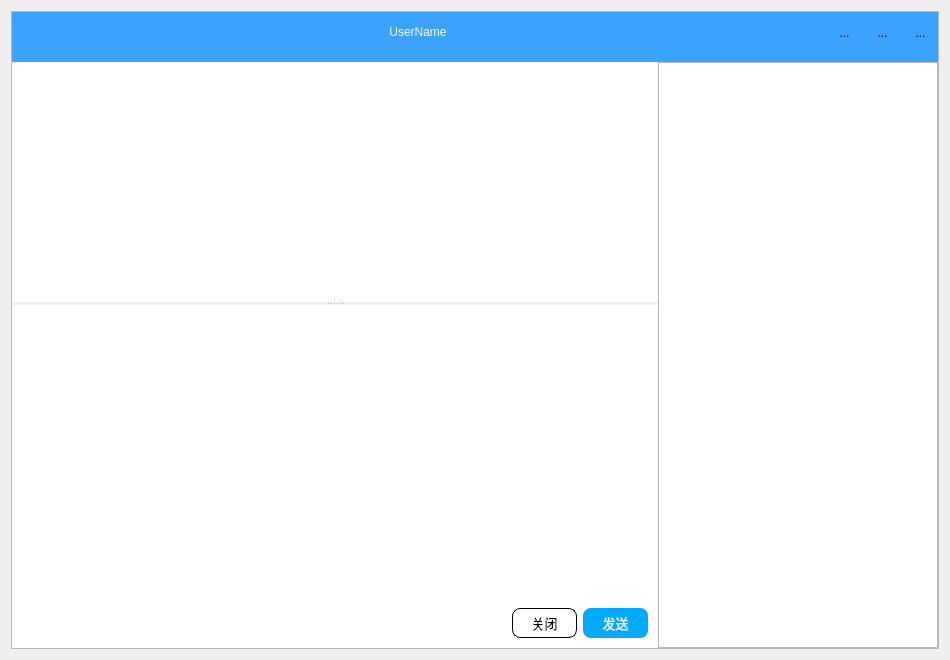
<?xml version="1.0" encoding="UTF-8"?>
<ui version="4.0">
 <class>ChatWindow</class>
 <widget class="QWidget" name="ChatWindow">
  <property name="geometry">
   <rect>
    <x>0</x>
    <y>0</y>
    <width>950</width>
    <height>660</height>
   </rect>
  </property>
  <property name="minimumSize">
   <size>
    <width>950</width>
    <height>660</height>
   </size>
  </property>
  <property name="mouseTracking">
   <bool>false</bool>
  </property>
  <property name="windowTitle">
   <string>Form</string>
  </property>
  <property name="styleSheet">
   <string notr="true">QToolButton:hover
{
	background-color:rgb(200, 200, 200);
}
QToolButton:pressed
{
	background-color:rgb(220,220,220);
}
</string>
  </property>
  <layout class="QVBoxLayout" name="verticalLayout_5">
   <item>
    <widget class="QFrame" name="frame">
     <property name="mouseTracking">
      <bool>false</bool>
     </property>
     <property name="frameShape">
      <enum>QFrame::StyledPanel</enum>
     </property>
     <property name="frameShadow">
      <enum>QFrame::Raised</enum>
     </property>
     <layout class="QVBoxLayout" name="verticalLayout_4">
      <property name="spacing">
       <number>0</number>
      </property>
      <property name="leftMargin">
       <number>0</number>
      </property>
      <property name="topMargin">
       <number>0</number>
      </property>
      <property name="rightMargin">
       <number>0</number>
      </property>
      <property name="bottomMargin">
       <number>0</number>
      </property>
      <item>
       <layout class="QVBoxLayout" name="verticalLayout">
        <property name="spacing">
         <number>0</number>
        </property>
        <item>
         <widget class="QWidget" name="widget_3" native="true">
          <property name="minimumSize">
           <size>
            <width>0</width>
            <height>50</height>
           </size>
          </property>
          <property name="maximumSize">
           <size>
            <width>16777215</width>
            <height>50</height>
           </size>
          </property>
          <property name="styleSheet">
           <string notr="true">QWidget
{
	background-color:rgb(59,163,254);
}</string>
          </property>
          <layout class="QHBoxLayout" name="horizontalLayout">
           <property name="spacing">
            <number>3</number>
           </property>
           <property name="leftMargin">
            <number>0</number>
           </property>
           <property name="topMargin">
            <number>0</number>
           </property>
           <property name="rightMargin">
            <number>0</number>
           </property>
           <property name="bottomMargin">
            <number>9</number>
           </property>
           <item>
            <spacer name="horizontalSpacer">
             <property name="orientation">
              <enum>Qt::Horizontal</enum>
             </property>
             <property name="sizeHint" stdset="0">
              <size>
               <width>188</width>
               <height>20</height>
              </size>
             </property>
            </spacer>
           </item>
           <item>
            <widget class="QPushButton" name="FriName">
             <property name="cursor">
              <cursorShape>PointingHandCursor</cursorShape>
             </property>
             <property name="styleSheet">
              <string notr="true">QPushButton
{
	color:white;
	border-style:none;
	background-color:transparent;
}
QPushButton:hover
{
	color:white;
	text-decoration:underline;
	border-style:none;
	background-color:transparent;
}</string>
             </property>
             <property name="text">
              <string>UserName</string>
             </property>
            </widget>
           </item>
           <item>
            <spacer name="horizontalSpacer_2">
             <property name="orientation">
              <enum>Qt::Horizontal</enum>
             </property>
             <property name="sizeHint" stdset="0">
              <size>
               <width>187</width>
               <height>20</height>
              </size>
             </property>
            </spacer>
           </item>
           <item>
            <widget class="QToolButton" name="MiniBtn">
             <property name="minimumSize">
              <size>
               <width>35</width>
               <height>35</height>
              </size>
             </property>
             <property name="maximumSize">
              <size>
               <width>35</width>
               <height>35</height>
              </size>
             </property>
             <property name="focusPolicy">
              <enum>Qt::ClickFocus</enum>
             </property>
             <property name="toolTip">
              <string>最小化</string>
             </property>
             <property name="toolTipDuration">
              <number>-1</number>
             </property>
             <property name="styleSheet">
              <string notr="true">QToolButton:hover
{
	background-color:rgba(200, 200, 200,85);
}
QToolButton:pressed
{
	background-color:rgba(220,220,220,85);
}
</string>
             </property>
             <property name="text">
              <string>...</string>
             </property>
             <property name="icon">
              <iconset resource="lib.qrc">
               <normaloff>:/lib/zuixiaohua.png</normaloff>:/lib/zuixiaohua.png</iconset>
             </property>
             <property name="autoRaise">
              <bool>true</bool>
             </property>
            </widget>
           </item>
           <item>
            <widget class="QToolButton" name="BigBtn">
             <property name="minimumSize">
              <size>
               <width>35</width>
               <height>35</height>
              </size>
             </property>
             <property name="maximumSize">
              <size>
               <width>35</width>
               <height>35</height>
              </size>
             </property>
             <property name="focusPolicy">
              <enum>Qt::ClickFocus</enum>
             </property>
             <property name="toolTip">
              <string>最小化</string>
             </property>
             <property name="toolTipDuration">
              <number>-1</number>
             </property>
             <property name="styleSheet">
              <string notr="true">QToolButton:hover
{
	background-color:rgba(200, 200, 200,85);
}
QToolButton:pressed
{
	background-color:rgba(220,220,220,85);
}
</string>
             </property>
             <property name="text">
              <string>...</string>
             </property>
             <property name="icon">
              <iconset resource="lib.qrc">
               <normaloff>:/lib/Big.png</normaloff>:/lib/Big.png</iconset>
             </property>
             <property name="iconSize">
              <size>
               <width>13</width>
               <height>13</height>
              </size>
             </property>
             <property name="autoRaise">
              <bool>true</bool>
             </property>
            </widget>
           </item>
           <item>
            <widget class="QToolButton" name="CloseBtn">
             <property name="minimumSize">
              <size>
               <width>35</width>
               <height>35</height>
              </size>
             </property>
             <property name="maximumSize">
              <size>
               <width>35</width>
               <height>35</height>
              </size>
             </property>
             <property name="focusPolicy">
              <enum>Qt::ClickFocus</enum>
             </property>
             <property name="toolTip">
              <string>关闭</string>
             </property>
             <property name="styleSheet">
              <string notr="true">QToolButton:hover 
{
	background-color:rgb(255, 0, 0);
}
QToolButton:pressed
{
	background-color:rgb(170, 0, 0);
}
</string>
             </property>
             <property name="text">
              <string>...</string>
             </property>
             <property name="icon">
              <iconset resource="lib.qrc">
               <normaloff>:/lib/guanbi.png</normaloff>:/lib/guanbi.png</iconset>
             </property>
             <property name="autoRaise">
              <bool>true</bool>
             </property>
            </widget>
           </item>
          </layout>
         </widget>
        </item>
        <item>
         <layout class="QHBoxLayout" name="horizontalLayout_4">
          <property name="spacing">
           <number>0</number>
          </property>
          <item>
           <widget class="QSplitter" name="splitter">
            <property name="cursor">
             <cursorShape>ArrowCursor</cursorShape>
            </property>
            <property name="contextMenuPolicy">
             <enum>Qt::DefaultContextMenu</enum>
            </property>
            <property name="orientation">
             <enum>Qt::Vertical</enum>
            </property>
            <property name="handleWidth">
             <number>3</number>
            </property>
            <widget class="QWidget" name="widget" native="true">
             <property name="minimumSize">
              <size>
               <width>0</width>
               <height>150</height>
              </size>
             </property>
             <property name="maximumSize">
              <size>
               <width>16777215</width>
               <height>16777215</height>
              </size>
             </property>
             <property name="styleSheet">
              <string notr="true">QWidget
{
	background-color:white;
}</string>
             </property>
             <layout class="QVBoxLayout" name="verticalLayout_3">
              <property name="spacing">
               <number>0</number>
              </property>
              <property name="leftMargin">
               <number>0</number>
              </property>
              <property name="topMargin">
               <number>0</number>
              </property>
              <property name="rightMargin">
               <number>0</number>
              </property>
              <property name="bottomMargin">
               <number>0</number>
              </property>
              <item>
               <widget class="QListWidget" name="ChatList">
                <property name="styleSheet">
                 <string notr="true">QListWidget
{
	border-style:none;
}
QScrollBar:vertical
{
    width:8px;
    background:rgba(0,0,0,0%);
    margin:0px,0px,0px,0px;
    padding-top:9px;   // 留出9px给上面和下面的箭头
    padding-bottom:9px;
}
QScrollBar::handle:vertical
{
    width:8px;
    background:rgba(0,0,0,25%);
    border-radius:4px;   // 滚动条两端变成椭圆
    min-height:20;
}
QScrollBar::handle:vertical:hover
{
    width:8px;
    background:rgba(0,0,0,50%);   // 鼠标放到滚动条上的时候，颜色变深
    border-radius:4px;
    min-height:20;
}
QScrollBar::add-line:vertical   // 这个应该是设置下箭头的，3.png就是箭头
{
    height:9px;width:8px;
    border-image:url(:/images/a/3.png);
    subcontrol-position:bottom;
}
QScrollBar::sub-line:vertical   // 设置上箭头
{
    height:9px;width:8px;
    border-image:url(:/images/a/1.png);
    subcontrol-position:top;
}
QScrollBar::add-line:vertical:hover   // 当鼠标放到下箭头上的时候
{
    height:9px;width:8px;
    border-image:url(:/images/a/4.png);
    subcontrol-position:bottom;
}
QScrollBar::sub-line:vertical:hover  // 当鼠标放到下箭头上的时候
{
    height:9px;width:8px;
    border-image:url(:/images/a/2.png);
    subcontrol-position:top;
}
QScrollBar::add-page:vertical,QScrollBar::sub-page:vertical   // 当滚动条滚动的时候，上面的部分和下面的部分
{
    background:rgba(0,0,0,10%);
    border-radius:4px;
}</string>
                </property>
               </widget>
              </item>
             </layout>
            </widget>
            <widget class="QWidget" name="widget_2" native="true">
             <property name="styleSheet">
              <string notr="true">QWidget
{
	background-color:white;
}</string>
             </property>
             <layout class="QVBoxLayout" name="verticalLayout_2">
              <property name="spacing">
               <number>0</number>
              </property>
              <property name="leftMargin">
               <number>0</number>
              </property>
              <property name="topMargin">
               <number>0</number>
              </property>
              <property name="rightMargin">
               <number>0</number>
              </property>
              <property name="bottomMargin">
               <number>0</number>
              </property>
              <item>
               <widget class="QWidget" name="widget_4" native="true">
                <property name="minimumSize">
                 <size>
                  <width>0</width>
                  <height>32</height>
                 </size>
                </property>
                <property name="maximumSize">
                 <size>
                  <width>16777215</width>
                  <height>32</height>
                 </size>
                </property>
                <layout class="QHBoxLayout" name="horizontalLayout_2">
                 <property name="spacing">
                  <number>5</number>
                 </property>
                 <property name="leftMargin">
                  <number>5</number>
                 </property>
                 <property name="topMargin">
                  <number>0</number>
                 </property>
                 <property name="rightMargin">
                  <number>0</number>
                 </property>
                 <property name="bottomMargin">
                  <number>0</number>
                 </property>
                 <item>
                  <widget class="QToolButton" name="BiaoqingBtn">
                   <property name="minimumSize">
                    <size>
                     <width>30</width>
                     <height>30</height>
                    </size>
                   </property>
                   <property name="maximumSize">
                    <size>
                     <width>30</width>
                     <height>30</height>
                    </size>
                   </property>
                   <property name="styleSheet">
                    <string notr="true">QToolButton:hover
{
	background-color:rgb(200, 200, 200);
}
QToolButton:pressed
{
	background-color:rgb(220,220,220);
}
</string>
                   </property>
                   <property name="text">
                    <string/>
                   </property>
                   <property name="icon">
                    <iconset resource="lib.qrc">
                     <normaloff>:/lib/biaoqing.png</normaloff>:/lib/biaoqing.png</iconset>
                   </property>
                   <property name="iconSize">
                    <size>
                     <width>30</width>
                     <height>30</height>
                    </size>
                   </property>
                   <property name="autoRaise">
                    <bool>true</bool>
                   </property>
                  </widget>
                 </item>
                 <item>
                  <widget class="QToolButton" name="CutBtn">
                   <property name="minimumSize">
                    <size>
                     <width>30</width>
                     <height>30</height>
                    </size>
                   </property>
                   <property name="maximumSize">
                    <size>
                     <width>30</width>
                     <height>30</height>
                    </size>
                   </property>
                   <property name="styleSheet">
                    <string notr="true">QToolButton:hover
{
	background-color:rgb(200, 200, 200);
}
QToolButton:pressed
{
	background-color:rgb(220,220,220);
}
</string>
                   </property>
                   <property name="text">
                    <string/>
                   </property>
                   <property name="icon">
                    <iconset resource="lib.qrc">
                     <normaloff>:/lib/cut.png</normaloff>:/lib/cut.png</iconset>
                   </property>
                   <property name="iconSize">
                    <size>
                     <width>20</width>
                     <height>20</height>
                    </size>
                   </property>
                   <property name="autoRaise">
                    <bool>true</bool>
                   </property>
                  </widget>
                 </item>
                 <item>
                  <widget class="QToolButton" name="FileBtn">
                   <property name="minimumSize">
                    <size>
                     <width>30</width>
                     <height>30</height>
                    </size>
                   </property>
                   <property name="maximumSize">
                    <size>
                     <width>30</width>
                     <height>30</height>
                    </size>
                   </property>
                   <property name="styleSheet">
                    <string notr="true">QToolButton:hover
{
	background-color:rgb(200, 200, 200);
}
QToolButton:pressed
{
	background-color:rgb(220,220,220);
}
</string>
                   </property>
                   <property name="text">
                    <string/>
                   </property>
                   <property name="icon">
                    <iconset resource="lib.qrc">
                     <normaloff>:/lib/fileIcon.png</normaloff>:/lib/fileIcon.png</iconset>
                   </property>
                   <property name="iconSize">
                    <size>
                     <width>20</width>
                     <height>20</height>
                    </size>
                   </property>
                   <property name="autoRaise">
                    <bool>true</bool>
                   </property>
                  </widget>
                 </item>
                 <item>
                  <widget class="QToolButton" name="PicBtn">
                   <property name="minimumSize">
                    <size>
                     <width>30</width>
                     <height>30</height>
                    </size>
                   </property>
                   <property name="maximumSize">
                    <size>
                     <width>30</width>
                     <height>30</height>
                    </size>
                   </property>
                   <property name="styleSheet">
                    <string notr="true">QToolButton:hover
{
	background-color:rgb(200, 200, 200);
}
QToolButton:pressed
{
	background-color:rgb(220,220,220);
}
</string>
                   </property>
                   <property name="text">
                    <string/>
                   </property>
                   <property name="icon">
                    <iconset resource="lib.qrc">
                     <normaloff>:/lib/picIcon.png</normaloff>:/lib/picIcon.png</iconset>
                   </property>
                   <property name="iconSize">
                    <size>
                     <width>20</width>
                     <height>20</height>
                    </size>
                   </property>
                   <property name="autoRaise">
                    <bool>true</bool>
                   </property>
                  </widget>
                 </item>
                 <item>
                  <spacer name="horizontalSpacer_3">
                   <property name="orientation">
                    <enum>Qt::Horizontal</enum>
                   </property>
                   <property name="sizeHint" stdset="0">
                    <size>
                     <width>40</width>
                     <height>20</height>
                    </size>
                   </property>
                  </spacer>
                 </item>
                </layout>
               </widget>
              </item>
              <item>
               <widget class="QTextEdit" name="textEdit">
                <property name="maximumSize">
                 <size>
                  <width>16777215</width>
                  <height>16777215</height>
                 </size>
                </property>
                <property name="styleSheet">
                 <string notr="true">QTextEdit
{
	border-style:none;
}</string>
                </property>
               </widget>
              </item>
              <item>
               <widget class="QWidget" name="widget_5" native="true">
                <property name="minimumSize">
                 <size>
                  <width>0</width>
                  <height>50</height>
                 </size>
                </property>
                <property name="maximumSize">
                 <size>
                  <width>16777215</width>
                  <height>50</height>
                 </size>
                </property>
                <layout class="QHBoxLayout" name="horizontalLayout_3">
                 <property name="leftMargin">
                  <number>0</number>
                 </property>
                 <property name="topMargin">
                  <number>0</number>
                 </property>
                 <property name="rightMargin">
                  <number>10</number>
                 </property>
                 <property name="bottomMargin">
                  <number>0</number>
                 </property>
                 <item>
                  <spacer name="horizontalSpacer_4">
                   <property name="orientation">
                    <enum>Qt::Horizontal</enum>
                   </property>
                   <property name="sizeHint" stdset="0">
                    <size>
                     <width>401</width>
                     <height>20</height>
                    </size>
                   </property>
                  </spacer>
                 </item>
                 <item>
                  <widget class="QPushButton" name="CloseBtn_2">
                   <property name="minimumSize">
                    <size>
                     <width>65</width>
                     <height>30</height>
                    </size>
                   </property>
                   <property name="maximumSize">
                    <size>
                     <width>65</width>
                     <height>30</height>
                    </size>
                   </property>
                   <property name="cursor">
                    <cursorShape>ArrowCursor</cursorShape>
                   </property>
                   <property name="focusPolicy">
                    <enum>Qt::ClickFocus</enum>
                   </property>
                   <property name="styleSheet">
                    <string notr="true">QPushButton
{
	font-size:13px;
	color:black;
	border-radius:8px 8px;
	border-style:solid;
	border-color:grew;
	border-width:1px;
	background-color:white;
}
QPushButton:hover
{
	font-size:13px;
	color:black;
	border-style:solid;
	border-color:grew;
	border-width:1px;
	border-radius:8px 8px;
	background-color:rgb(200, 200, 200);
}
QPushButton:pressed
{
	font-size:13px;
	color:black;
	border-style:solid;
	border-color:grew;
	border-width:1px;
	border-radius:8px 8px;
	background-color:rgb(150, 150, 150);
}</string>
                   </property>
                   <property name="text">
                    <string>关闭</string>
                   </property>
                  </widget>
                 </item>
                 <item>
                  <widget class="QPushButton" name="SendBtn">
                   <property name="minimumSize">
                    <size>
                     <width>65</width>
                     <height>30</height>
                    </size>
                   </property>
                   <property name="maximumSize">
                    <size>
                     <width>65</width>
                     <height>30</height>
                    </size>
                   </property>
                   <property name="cursor">
                    <cursorShape>ArrowCursor</cursorShape>
                   </property>
                   <property name="focusPolicy">
                    <enum>Qt::ClickFocus</enum>
                   </property>
                   <property name="styleSheet">
                    <string notr="true">QPushButton
{
	font-size:13px;
	color:white;
	border-style:none;
	border-radius:8px 8px;
	background-color:rgb(0, 170, 255);
}
QPushButton:hover
{
	font-size:13px;
	color:white;
	border-style:none;
	border-radius:8px 8px;
	background-color:rgb(0, 213, 255);
}
QPushButton:pressed
{
	font-size:13px;
	color:white;
	border-style:none;
	border-radius:8px 8px;
	background-color:rgb(0, 85, 255);
}</string>
                   </property>
                   <property name="text">
                    <string>发送</string>
                   </property>
                  </widget>
                 </item>
                </layout>
               </widget>
              </item>
             </layout>
            </widget>
           </widget>
          </item>
          <item>
           <widget class="QListWidget" name="listWidget">
            <property name="minimumSize">
             <size>
              <width>280</width>
              <height>0</height>
             </size>
            </property>
            <property name="maximumSize">
             <size>
              <width>280</width>
              <height>16777215</height>
             </size>
            </property>
           </widget>
          </item>
         </layout>
        </item>
       </layout>
      </item>
     </layout>
    </widget>
   </item>
  </layout>
 </widget>
 <resources>
  <include location="lib.qrc"/>
 </resources>
 <connections/>
</ui>
